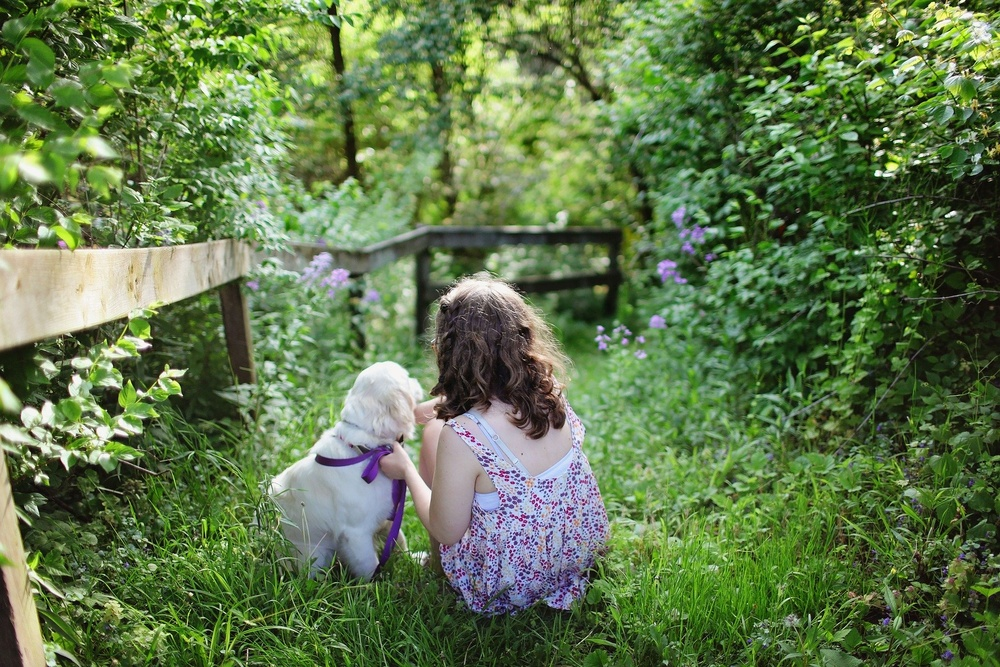
#> input picture OpenCV/image_flip/test_image.jpg, 1000 x 667 px, shrunk from 1920 x 1280 before the run
$ python image_flip.py
#> lines starting #> are read from the running program, lines starting #| are printed output that depends on the picture
# 필요한 패키지 import
import cv2 # opencv 모듈

# 이미지 파일
image = "test_image.jpg"

# 저장할 이미지 파일
result_path = "result_image.jpg"

# 이미지 읽기
image = cv2.imread(image)
#> image is the input picture: shape (667, 1000, 3); mean B, G, R 75.2, 119.7, 96.4

# 이미지 반전
image = cv2.flip(image, 1) # 1 : 좌우 반전, 0 : 상하 반전
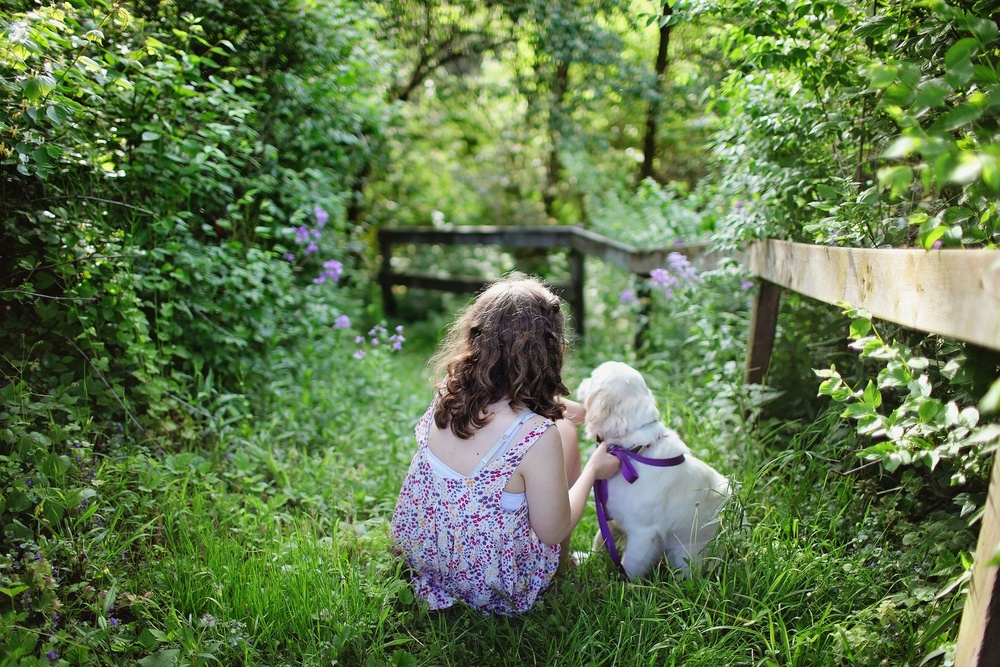
#> image: shape (667, 1000, 3); mean B, G, R 75.2, 119.7, 96.4

# 이미지 저장
cv2.imwrite(result_path, image) # 파일로 저장, 포맷은 확장자에 따름

# 이미지 show
cv2.imshow("image", image)
cv2.waitKey(0)
